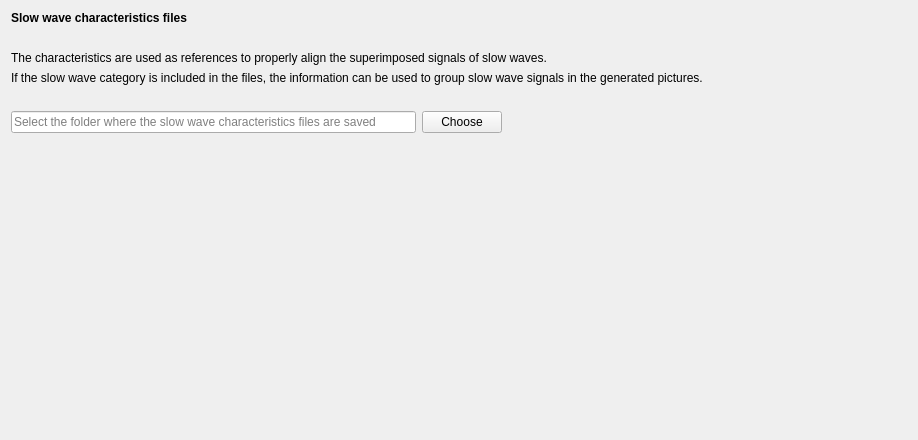
<?xml version="1.0" encoding="UTF-8"?>
<ui version="4.0">
 <class>SlowWaveCharacteristics</class>
 <widget class="QWidget" name="SlowWaveCharacteristics">
  <property name="geometry">
   <rect>
    <x>0</x>
    <y>0</y>
    <width>918</width>
    <height>440</height>
   </rect>
  </property>
  <property name="windowTitle">
   <string/>
  </property>
  <property name="styleSheet">
   <string notr="true">font: 12pt &quot;Roboto&quot;;</string>
  </property>
  <layout class="QVBoxLayout" name="verticalLayout">
   <item>
    <widget class="QLabel" name="label">
     <property name="text">
      <string>&lt;html&gt;&lt;head/&gt;&lt;body&gt;&lt;p&gt;&lt;span style=&quot; font-weight:600;&quot;&gt;Slow wave characteristics files&lt;/span&gt;&lt;/p&gt;&lt;/body&gt;&lt;/html&gt;</string>
     </property>
    </widget>
   </item>
   <item>
    <spacer name="verticalSpacer_2">
     <property name="orientation">
      <enum>Qt::Vertical</enum>
     </property>
     <property name="sizeType">
      <enum>QSizePolicy::Fixed</enum>
     </property>
     <property name="sizeHint" stdset="0">
      <size>
       <width>20</width>
       <height>20</height>
      </size>
     </property>
    </spacer>
   </item>
   <item>
    <widget class="QLabel" name="label_2">
     <property name="text">
      <string>The characteristics are used as references to properly align the superimposed signals of slow waves.</string>
     </property>
    </widget>
   </item>
   <item>
    <widget class="QLabel" name="label_3">
     <property name="text">
      <string>If the slow wave category is included in the files, the information can be used to group slow wave signals in the generated pictures.</string>
     </property>
    </widget>
   </item>
   <item>
    <spacer name="verticalSpacer_3">
     <property name="orientation">
      <enum>Qt::Vertical</enum>
     </property>
     <property name="sizeType">
      <enum>QSizePolicy::Fixed</enum>
     </property>
     <property name="sizeHint" stdset="0">
      <size>
       <width>20</width>
       <height>20</height>
      </size>
     </property>
    </spacer>
   </item>
   <item>
    <layout class="QHBoxLayout" name="horizontalLayout">
     <item>
      <widget class="QLineEdit" name="lineEdit">
       <property name="minimumSize">
        <size>
         <width>400</width>
         <height>0</height>
        </size>
       </property>
       <property name="maximumSize">
        <size>
         <width>570</width>
         <height>16777215</height>
        </size>
       </property>
       <property name="placeholderText">
        <string>Select the folder where the slow wave characteristics files are saved</string>
       </property>
      </widget>
     </item>
     <item>
      <widget class="QPushButton" name="pushButton">
       <property name="text">
        <string>Choose</string>
       </property>
      </widget>
     </item>
     <item>
      <spacer name="horizontalSpacer">
       <property name="orientation">
        <enum>Qt::Horizontal</enum>
       </property>
       <property name="sizeType">
        <enum>QSizePolicy::MinimumExpanding</enum>
       </property>
       <property name="sizeHint" stdset="0">
        <size>
         <width>40</width>
         <height>20</height>
        </size>
       </property>
      </spacer>
     </item>
    </layout>
   </item>
   <item>
    <spacer name="verticalSpacer">
     <property name="orientation">
      <enum>Qt::Vertical</enum>
     </property>
     <property name="sizeType">
      <enum>QSizePolicy::MinimumExpanding</enum>
     </property>
     <property name="sizeHint" stdset="0">
      <size>
       <width>20</width>
       <height>40</height>
      </size>
     </property>
    </spacer>
   </item>
  </layout>
 </widget>
 <resources>
  <include location="../../../../../scinodes_poc/src/main/python/ui/themes/themes.qrc"/>
 </resources>
 <connections>
  <connection>
   <sender>pushButton</sender>
   <signal>clicked()</signal>
   <receiver>SlowWaveCharacteristics</receiver>
   <slot>choose_slot()</slot>
   <hints>
    <hint type="sourcelabel">
     <x>459</x>
     <y>139</y>
    </hint>
    <hint type="destinationlabel">
     <x>458</x>
     <y>219</y>
    </hint>
   </hints>
  </connection>
 </connections>
 <slots>
  <slot>choose_slot()</slot>
 </slots>
</ui>
